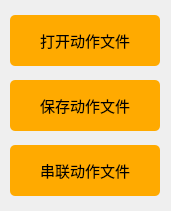
   <widget class="QWidget" name="widget_4" native="true">
    <property name="geometry">
     <rect>
      <x>1055</x>
      <y>650</y>
      <width>171</width>
      <height>211</height>
     </rect>
    </property>
    <property name="styleSheet">
     <string notr="true">#widget_4 {border:1px solid #242424;
border-color: rgb(200, 200, 200);}</string>
    </property>
    <widget class="QPushButton" name="Button_OpenActionGroup">
     <property name="geometry">
      <rect>
       <x>10</x>
       <y>15</y>
       <width>150</width>
       <height>51</height>
      </rect>
     </property>
     <property name="font">
      <font>
       <family>黑体</family>
       <pointsize>11</pointsize>
      </font>
     </property>
     <property name="styleSheet">
      <string notr="true">QPushButton{background-color: rgb(255, 170, 0);}
QPushButton:hover{background-color:  rgb(255, 210, 0);}
QPushButton{border-radius:5px;}</string>
     </property>
     <property name="text">
      <string>打开动作文件</string>
     </property>
    </widget>
    <widget class="QPushButton" name="Button_SaveActionGroup">
     <property name="geometry">
      <rect>
       <x>10</x>
       <y>80</y>
       <width>150</width>
       <height>51</height>
      </rect>
     </property>
     <property name="font">
      <font>
       <family>黑体</family>
       <pointsize>11</pointsize>
      </font>
     </property>
     <property name="styleSheet">
      <string notr="true">QPushButton{background-color: rgb(255, 170, 0);}
QPushButton:hover{background-color:  rgb(255, 210, 0);}
QPushButton{border-radius:5px;}</string>
     </property>
     <property name="text">
      <string>保存动作文件</string>
     </property>
    </widget>
    <widget class="QPushButton" name="Button_TandemActionGroup">
     <property name="geometry">
      <rect>
       <x>10</x>
       <y>145</y>
       <width>150</width>
       <height>51</height>
      </rect>
     </property>
     <property name="font">
      <font>
       <family>黑体</family>
       <pointsize>11</pointsize>
      </font>
     </property>
     <property name="styleSheet">
      <string notr="true">QPushButton{background-color: rgb(255, 170, 0);}
QPushButton:hover{background-color:  rgb(255, 210, 0);}
QPushButton{border-radius:5px;}</string>
     </property>
     <property name="text">
      <string>串联动作文件</string>
     </property>
    </widget>
   </widget>
